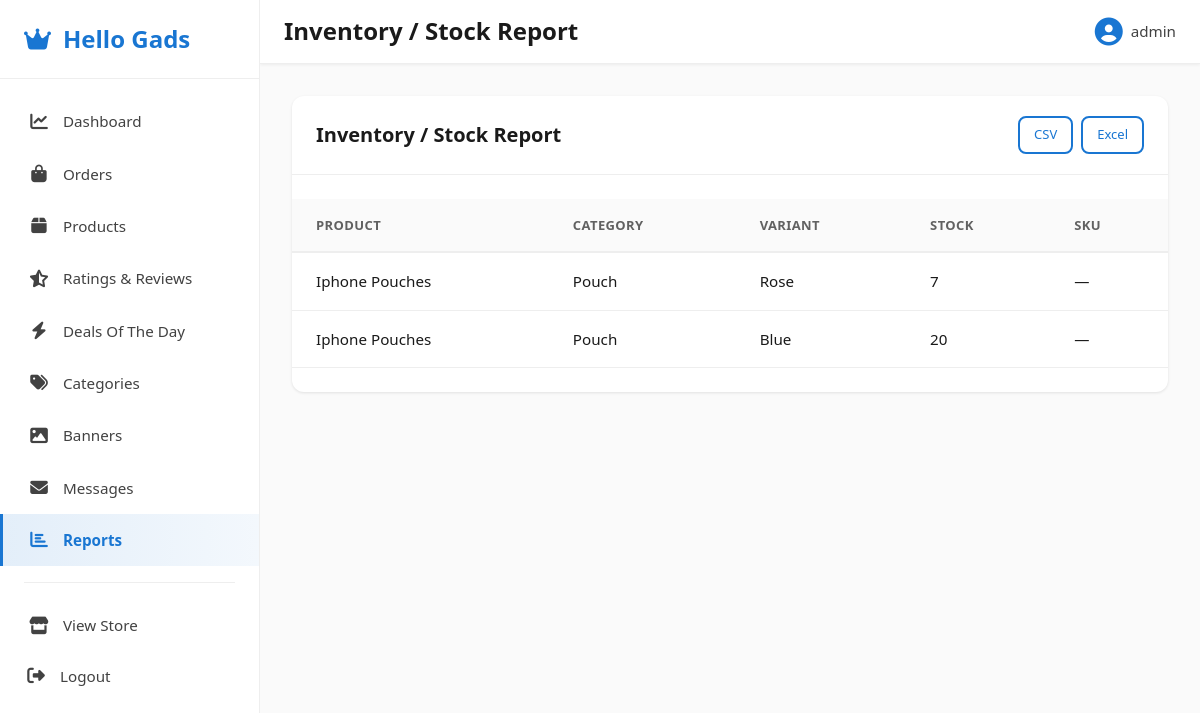
Screenshot of /dashboard/reports/inventory/ (signed in) with the database file from the repository.
### app/models.py (models this page shows, shortened)
class TimeStampedModel(models.Model):
    created_at = models.DateTimeField(auto_now_add=True, db_index=True)
    updated_at = models.DateTimeField(auto_now=True)
    class Meta:
        abstract = True

class Variant(TimeStampedModel):
    product = models.ForeignKey(Product, on_delete=models.CASCADE, related_name="variants")
    attribute_values = models.ManyToManyField(
        ProductAttributeValue,
        related_name="variants",
        through="VariantAttributeValue",
        blank=True,
    )
    price = models.DecimalField(max_digits=10, decimal_places=2, validators=[MinValueValidator(0)])
    stock_quantity = models.PositiveIntegerField(default=0)
    sku = models.CharField(max_length=64, unique=True, blank=True, null=True)
    is_active = models.BooleanField(default=True, db_index=True)
    display_order = models.PositiveIntegerField(default=0, db_index=True)
    class Meta:
        ordering = ["display_order", "id"]
        constraints = [
            models.CheckConstraint(
                condition=models.Q(stock_quantity__gte=0),
                name="variant_stock_non_negative",
            ),
            models.CheckConstraint(
                condition=models.Q(price__gte=0),
                name="variant_price_non_negative",
            ),
        ]
        indexes = [
            models.Index(fields=["product", "is_active", "stock_quantity"]),
        ]
    def get_attribute_values_display(self):
        values = list(
            self.attribute_values.select_related("attribute").order_by("attribute__display_order", "display_order")
        )
        return " / ".join(av.value for av in values) if values else ""

class Product(TimeStampedModel):
    category = models.ForeignKey(Category, on_delete=models.PROTECT, related_name="products")
    name = models.CharField(max_length=200, db_index=True)
    slug = models.SlugField(max_length=220, unique=True)
    description = models.TextField(blank=True)
    brand = models.CharField(max_length=120, blank=True, db_index=True)
    is_featured = models.BooleanField(default=False, db_index=True)
    is_bestseller = models.BooleanField(default=False, db_index=True)
    is_deal_of_day = models.BooleanField(default=False, db_index=True)
    deal_of_day_start = models.DateField(blank=True, null=True, db_index=True)
    deal_of_day_end = models.DateField(blank=True, null=True, db_index=True)
    is_active = models.BooleanField(default=True, db_index=True)
    average_rating = models.DecimalField(
        max_digits=3, decimal_places=2, default=0,
        help_text="Average star rating from verified reviews (1-5).",
    )
    total_reviews = models.PositiveIntegerField(
        default=0,
        help_text="Total number of approved, non-deleted reviews.",
    )
    objects = ProductQuerySet.as_manager()
    class Meta:
        ordering = ["-created_at"]
        indexes = [
            models.Index(fields=["is_active", "is_featured"]),
            models.Index(fields=["is_active", "is_bestseller"]),
            models.Index(fields=["is_active", "is_deal_of_day"]),
            models.Index(fields=["category", "is_active"]),
            models.Index(fields=["is_active", "brand"]),
        ]

class Category(TimeStampedModel):
    name = models.CharField(max_length=120, unique=True)
    slug = models.SlugField(max_length=140, unique=True)
    is_active = models.BooleanField(default=True, db_index=True)
    image = models.ImageField(upload_to="categories/", blank=True, null=True)
    class Meta:
        ordering = ["name"]
        indexes = [
            models.Index(fields=["is_active", "name"]),
        ]

class ProductAttributeValue(TimeStampedModel):
    attribute = models.ForeignKey(
        ProductAttribute, on_delete=models.CASCADE, related_name="values"
    )
    value = models.CharField(max_length=200)
    display_order = models.PositiveIntegerField(default=0, db_index=True)
    class Meta:
        ordering = ["display_order", "value", "id"]
        constraints = [
            models.UniqueConstraint(fields=["attribute", "value"], name="unique_attribute_value"),
        ]
        indexes = [
            models.Index(fields=["attribute", "display_order"]),
        ]

### app/admin_report_views.py (the view)
# urls.py: path("reports/inventory/", admin_report_views.InventoryReportView.as_view(), name="report_inventory"),
class InventoryReportView(StaffRequiredMixin, TemplateView):
    template_name = "admin/reports/report_inventory.html"
    def get_context_data(self, **kwargs):
        context = super().get_context_data(**kwargs)
        filters = _get_report_filters(self.request)
        variants_qs = get_inventory_report_queryset(filters)
        variants = list(variants_qs[:500])
        context.update({
            "active_menu": "reports",
            "report_type": "inventory",
            "variants": variants,
            "filters": filters,
            "categories": Category.objects.filter(is_active=True).order_by("name"),
            "products": Product.objects.filter(is_active=True).order_by("name")[:200],
            "summary": {
                "total_orders": 0,
                "total_revenue": Decimal("0"),
                "avg_order_value": Decimal("0"),
                "top_product_name": "—",
            },
        })
        return context

### app/admin_report_views.py (called while the page is built)
def _get_report_filters(request):
    get = request.GET
    return {
        "date_preset": get.get("date_preset") or "this_month",
        "date_from": get.get("date_from"),
        "date_to": get.get("date_to"),
        "order_status": get.get("status"),
        "payment_method": get.get("payment_method"),
        "product_id": get.get("product") or get.get("product_id"),
        "category_id": get.get("category") or get.get("category_id"),
        "user_id": get.get("user") or get.get("user_id"),
        "guest_only": get.get("guest_only") == "1" or get.get("guest_only") == "true",
        "min_amount": get.get("min_amount"),
        "max_amount": get.get("max_amount"),
        "sort": get.get("sort") or "-created_at",
        "page": get.get("page", 1),
        "page_size": min(int(get.get("page_size") or 20), 100),
    }

### app/admin_views.py (called while the page is built)
    def test_func(self):
        return self.request.user.is_authenticated and self.request.user.is_staff

### app/context_processors.py (called while the page is built)
def site_contact_context(request):
    return {
        "site_phone": getattr(settings, "SITE_PHONE", "+91 62384 39926"),
        "site_whatsapp": getattr(settings, "SITE_WHATSAPP", "916238439926"),
    }

def cart_context(request):
    try:
        cart = CartService.get_or_create_cart(request)
        cart_count = sum(item.quantity for item in cart.items.all())
        totals = CartService.compute_totals(cart)
        cart_subtotal = totals.subtotal
    except Exception:
        cart_count = 0
        cart_subtotal = 0
    return {
        "cart_count": cart_count,
        "cart_subtotal": cart_subtotal,
    }

def wishlist_context(request):
    wishlist_count = 0
    wishlist_variant_ids = []
    if getattr(request, "user", None) and request.user.is_authenticated:
        wishlist_variant_ids = list(
            Wishlist.objects.filter(
                user=request.user,
                selected_variant__is_active=True,
                selected_variant__product__is_active=True,
            ).values_list("selected_variant_id", flat=True)
        )
        wishlist_count = len(wishlist_variant_ids)
    return {
        "wishlist_count": wishlist_count,
        "wishlist_variant_ids": wishlist_variant_ids,
        "wishlist_product_ids": [],  # No longer used; kept for template compatibility
    }

### app/models.py (called while the page is built)
    @property
    def line_total(self):
        return self.unit_price * self.quantity

### templates/admin/reports/report_inventory.html (shortened to what this page needs)
{% extends "admin/base.html" %}
{% load static %}
{% block page_title %}Inventory / Stock Report{% endblock %}
{% block content %}
<div class="report-page" data-report-type="inventory">
    <div class="card report-card">
        <div class="card-header report-card-header">
            <h3 class="card-title">Inventory / Stock Report</h3>
            <div class="report-export-buttons">
                <a href="#" class="btn btn-sm btn-outline" id="reportExportCsv">CSV</a>
                <a href="#" class="btn btn-sm btn-outline" id="reportExportXlsx" data-format="xlsx">Excel</a>
            </div>
        </div>
        <div class="card-body">
            <div class="table-responsive report-table-wrap">
                <table class="table report-table">
                    <thead>
                        <tr>
                            <th>Product</th>
                            <th>Category</th>
                            <th>Variant</th>
                            <th>Stock</th>
                            <th>SKU</th>
                        </tr>
                    </thead>
                    {% include "admin/reports/partials/inventory_table.html" with variants=variants %}
                </table>
            </div>
        </div>
    </div>
</div>
{% endblock %}

### templates/admin/base.html (shortened to what this page needs)
<!DOCTYPE html>
<html lang="en">
<head>
    {% load static %}
    <link rel="stylesheet" href="{% static 'css/loader.css' %}">
    <link rel="stylesheet" href="{% static 'css/admin.css' %}">
    <link rel="stylesheet" href="{% static 'css/admin-mobile.css' %}">
    <link rel="stylesheet" href="https://cdnjs.cloudflare.com/ajax/libs/font-awesome/6.4.0/css/all.min.css">
</head>
<body>
    <div class="admin-wrapper">
        <aside class="sidebar" id="sidebar">
            <div class="sidebar-header">
                <h2 class="sidebar-logo">
                    <i class="fas fa-crown"></i>
                    <span>Hello Gads</span>
                </h2>
            </div>
            <nav class="sidebar-nav">
                <a href="{% url 'admin_panel:dashboard' %}" class="nav-item {% if active_menu == 'dashboard' %}active{% endif %}">
                    <i class="fas fa-chart-line"></i>
                    <span>Dashboard</span>
                </a>
                <a href="{% url 'admin_panel:order_list' %}" class="nav-item {% if active_menu == 'orders' %}active{% endif %}">
                    <i class="fas fa-shopping-bag"></i>
                    <span>Orders</span>
                </a>
                <a href="{% url 'admin_panel:product_list' %}" class="nav-item {% if active_menu == 'products' %}active{% endif %}">
                    <i class="fas fa-box"></i>
                    <span>Products</span>
                </a>
                <a href="{% url 'admin_panel:review_list' %}" class="nav-item {% if active_menu == 'reviews' %}active{% endif %}">
                    <i class="fas fa-star-half-alt"></i>
                    <span>Ratings &amp; Reviews</span>
                </a>
                <a href="{% url 'admin_panel:deal_list' %}" class="nav-item {% if active_menu == 'deals' %}active{% endif %}">
                    <i class="fas fa-bolt"></i>
                    <span>Deals Of The Day</span>
                </a>
                <a href="{% url 'admin_panel:category_list' %}" class="nav-item {% if active_menu == 'categories' %}active{% endif %}">
                    <i class="fas fa-tags"></i>
                    <span>Categories</span>
                </a>
                <a href="{% url 'admin_panel:banner_list' %}" class="nav-item {% if active_menu == 'banners' %}active{% endif %}">
                    <i class="fas fa-image"></i>
                    <span>Banners</span>
                </a>
                <a href="{% url 'admin_panel:message_list' %}" class="nav-item {% if active_menu == 'messages' %}active{% endif %}">
                    <i class="fas fa-envelope"></i>
                    <span class="nav-item-label">
                        Messages
                    </span>
                </a>
                <a href="{% url 'admin_panel:report_list' %}" class="nav-item {% if active_menu == 'reports' %}active{% endif %}">
                    <i class="fas fa-chart-bar"></i>
                    <span>Reports</span>
                </a>
                <div class="nav-divider"></div>
                <a href="{% url 'store:home' %}" class="nav-item" target="_blank">
                    <i class="fas fa-store"></i>
                    <span>View Store</span>
                </a>
                <form method="post" action="{% url 'admin_panel:logout' %}" class="logout-form">
                    <button type="submit" class="nav-item logout-btn">
                        <i class="fas fa-sign-out-alt"></i>
                        <span>Logout</span>
                    </button>
                </form>
            </nav>
        </aside>
        <main class="main-content">
            <header class="topbar">
                <div class="topbar-title">
                    <h1 class="topbar-title-inner">{% block page_title %}Dashboard{% endblock %}</h1>
                </div>
                <div class="topbar-actions">
                    <div class="user-menu">
                        <i class="fas fa-user-circle"></i>
                        <span class="user-name">{{ request.user.username }}</span>
                    </div>
                </div>
            </header>
            <div class="content-area">
                {% block content %}{% endblock %}
            </div>
        </main>
    </div>
</body>
</html>

### templates/admin/reports/partials/inventory_table.html
{% if variants %}
<tbody>
    {% for v in variants %}
    <tr>
        <td data-label="Product">{{ v.product.name|default:"—" }}</td>
        <td data-label="Category">{{ v.product.category.name|default:"—" }}</td>
        <td data-label="Variant">{{ v.get_attribute_values_display|default:"—" }}</td>
        <td data-label="Stock">{{ v.stock_quantity }}</td>
        <td data-label="SKU">{{ v.sku|default:"—" }}</td>
    </tr>
    {% endfor %}
</tbody>
{% else %}
<tbody><tr><td colspan="5" class="report-empty">No inventory data.</td></tr></tbody>
{% endif %}

### static/css/admin-mobile.css (style rules this page uses)
.btn-outline { background: transparent; color: var(--primary); border: 2px solid var(--primary); }
.topbar { position: -webkit-sticky; position: sticky; top: 0; z-index: 200; box-shadow: 0 1px 3px rgba(0, 0, 0, 0.06); -webkit-backface-visibility: hidden; backface-visibility: hidden; }

### rows the page displays
Variant: product.name "Iphone Pouches", product.category.name "Pouch", attribute_values "Rose", stock_quantity "7", sku "—"
Variant: product.name "Iphone Pouches", product.category.name "Pouch", attribute_values "Blue", stock_quantity "20", sku "—"

### other values shown
{{ request.user.username }} "admin"
